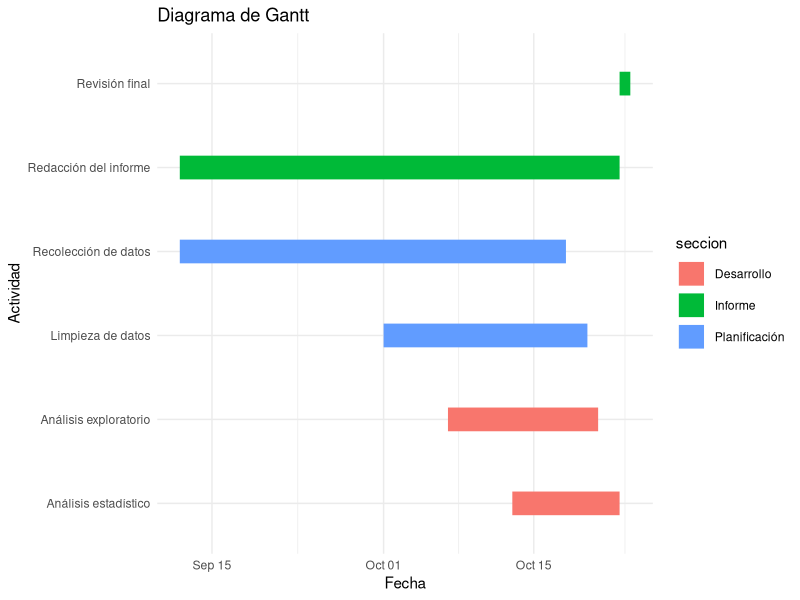
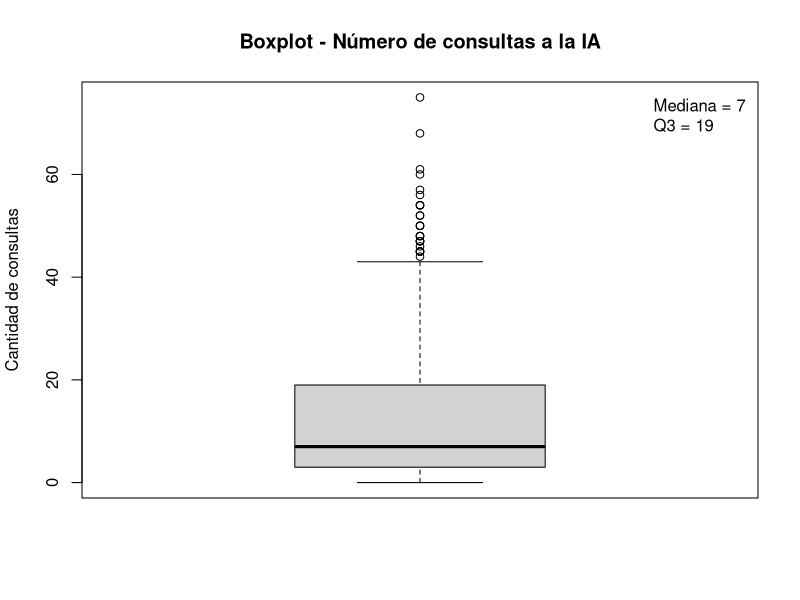
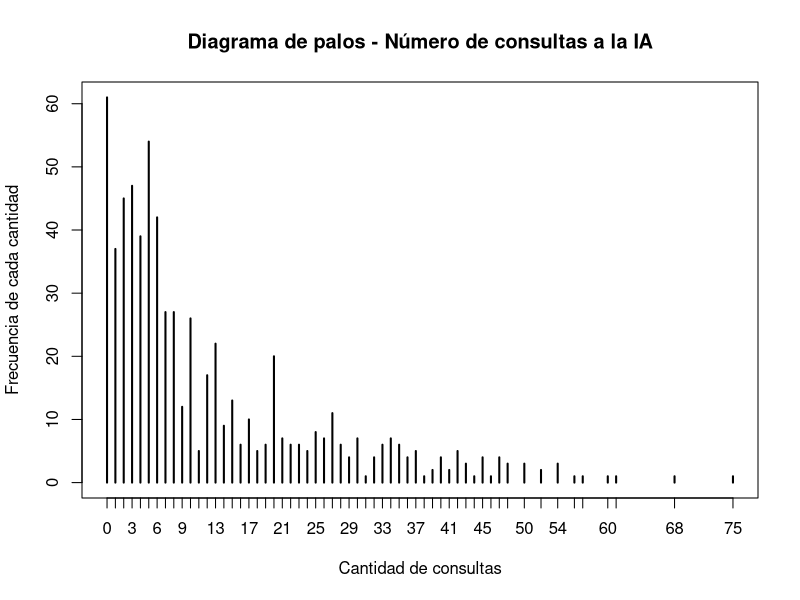
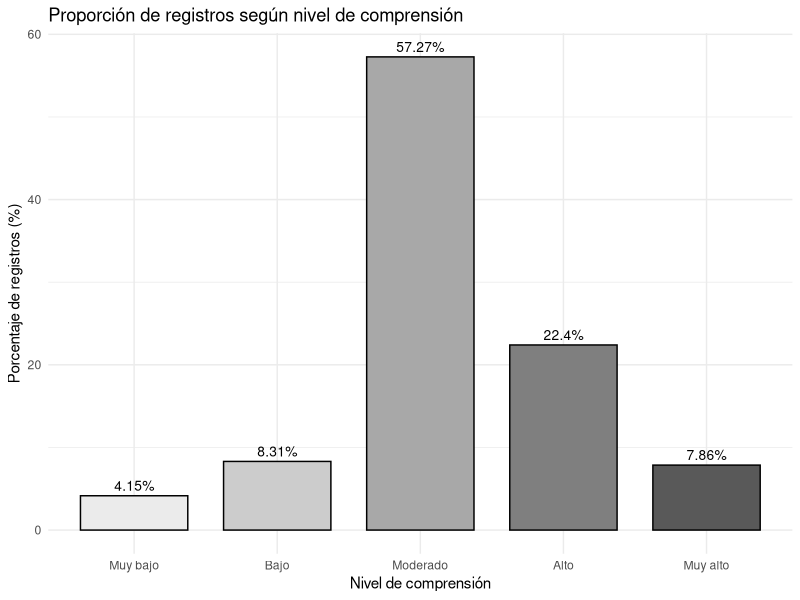
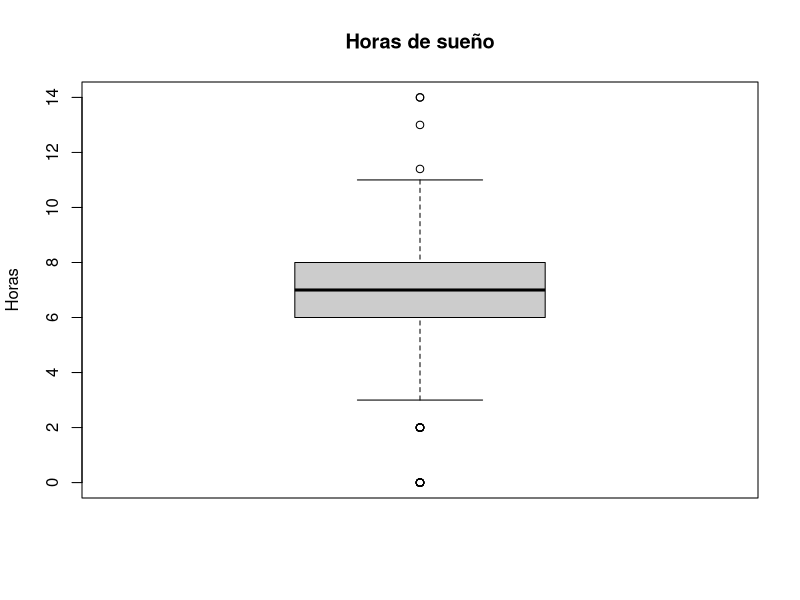
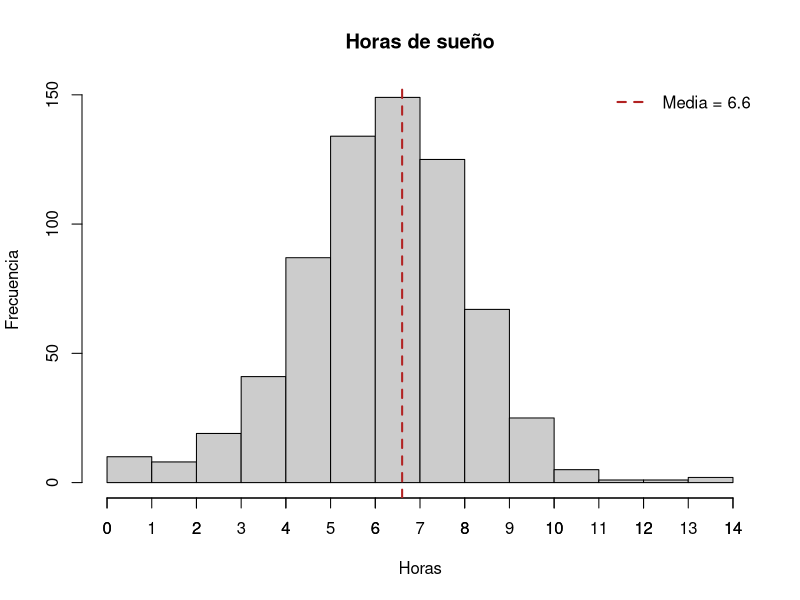
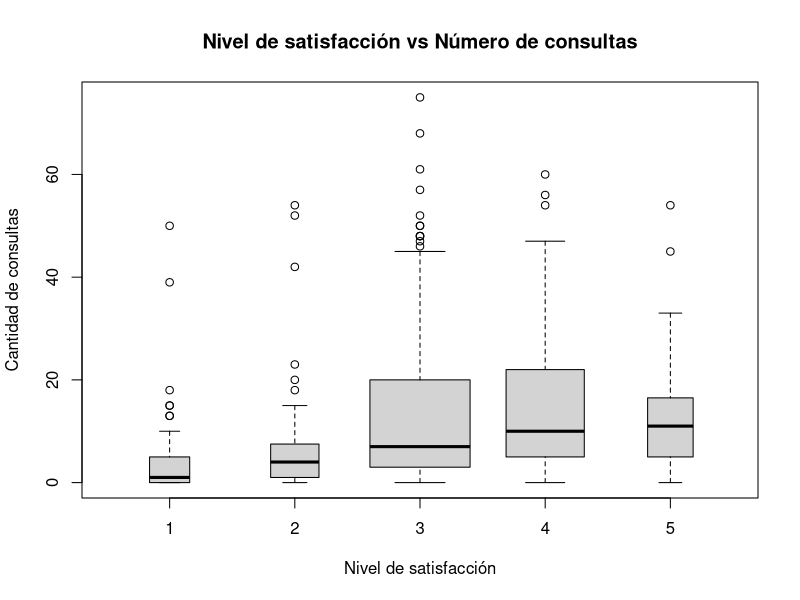
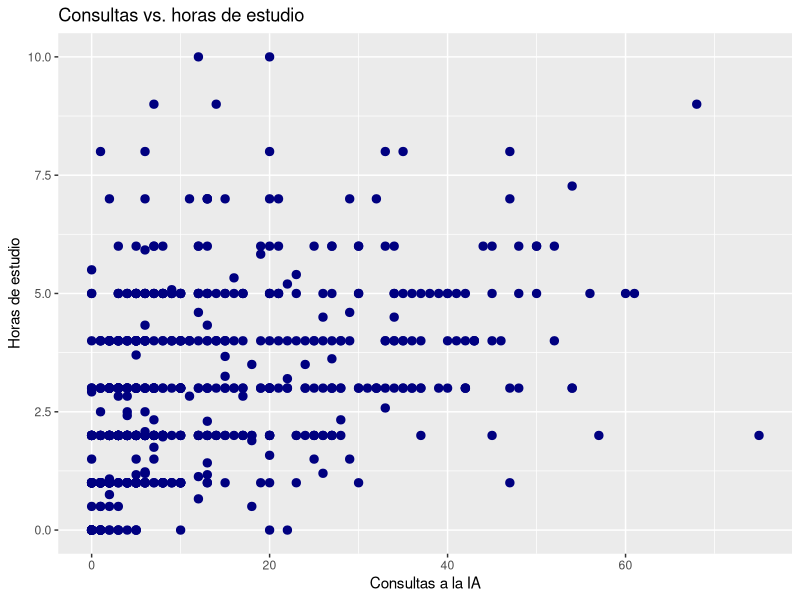

Generate these figures, in order, with R: (Note: this script raises an error after producing the figures.)
## ---- chunk 1
library(readr)
library(dplyr)
library(tidyverse)
library(ggplot2)

tareas <- data.frame(
  tarea = c(
    "Recolección de datos",
    "Limpieza de datos",
    "Análisis exploratorio",
    "Análisis estadístico",
    "Redacción del informe",
    "Revisión final"
  ),
  inicio = as.Date(c(
    "2026-09-12", "2026-10-01", "2026-10-07", "2026-10-13", "2026-09-12", "2026-10-23"
  )),
  fin = as.Date(c(
    "2026-10-18", "2026-10-20", "2026-10-21", "2026-10-23", "2026-10-23", "2026-10-24"
  )),
  seccion = c(
    "Planificación",
    "Planificación",
    "Desarrollo",
    "Desarrollo",
    "Informe",
    "Informe"
  )
)

ggplot(tareas,
       aes(x = inicio,
           xend = fin,
           y = tarea,
           yend = tarea,
           color = seccion)) +
  geom_segment(linewidth = 8) +
  labs(title = "Diagrama de Gantt",
       x = "Fecha",
       y = "Actividad") +
  theme_minimal()
## ---- chunk 2
DF3<-read_csv("DF3.csv")
DF3$comprension <- factor(DF3$comprension,
                          levels = c("Muy bajo", "Bajo", "Moderado", "Alto", "Muy alto"),
                          ordered = TRUE)
## ---- chunk 3
sd(DF3$consultas, na.rm = T) / abs(mean(DF3$consultas, na.rm = T))
## ---- chunk 4
boxplot(DF3$consultas,
        main = "Boxplot - Número de consultas a la IA",
        ylab = "Cantidad de consultas")
legend("topright",
       legend = paste("Mediana =", median(DF3$consultas, na.rm = TRUE), "\nQ3 =", quantile(DF3$consultas, 0.75, na.rm = T, type = 3)), bty = "n")
## ---- chunk 5
plot(table(DF3$consultas),
        main = "Diagrama de palos - Número de consultas a la IA",
        xlab = "Cantidad de consultas",
        ylab = "Frecuencia de cada cantidad")
## ---- chunk 6
table(DF3$comprension)
round(prop.table(table(DF3$comprension)) * 100, 2)
round(cumsum(prop.table(table(DF3$comprension))) * 100, 2)
## ---- chunk 7
DF3 %>%
  count(comprension) %>%
  mutate(p = n / sum(n) * 100) %>%
  ggplot(aes(x = comprension, y = p, fill = comprension)) +
  geom_col(color = "black", width = 0.75) +
  geom_text(aes(label = paste0(round(p, 2), "%")), vjust = -0.5, size = 3.5) +
  scale_fill_manual(values = c("gray92", "gray80", "gray66", "gray50", "gray35")) +
  labs(title = "Proporción de registros según nivel de comprensión",
       x = "Nivel de comprensión", y = "Porcentaje de registros (%)") +
  theme_minimal() +
  theme(legend.position = "none")
## ---- chunk 8
summary(DF3$sueno)
round(sd(DF3$sueno),2)
IQR(DF3$sueno)
round(sd(DF3$sueno) / mean(DF3$sueno),2) #CV
## ---- chunk 9
boxplot(DF3$sueno,
        main = "Horas de sueño",
        ylab = "Horas",
        col = "gray80")
## ---- chunk 10
hist(DF3$sueno,
     main = "Horas de sueño",
     xlab = "Horas",
     col = "gray80",
     ylab = "Frecuencia")
axis(1, at = 0:ceiling(max(DF3$sueno)))
abline(v = mean(DF3$sueno, na.rm = TRUE), col = "firebrick", lwd = 2, lty = 2)
legend("topright",
       legend = paste("Media =", round(mean(DF3$sueno, na.rm = TRUE), 2)),
       col = "firebrick", lty = 2, lwd = 2, bty = "n")
## ---- chunk 11
boxplot(consultas ~ satisfaccion, data = DF3,
        main = "Nivel de satisfacción vs Número de consultas",
        xlab = "Nivel de satisfacción",
        ylab = "Cantidad de consultas",
        varwidth = T)
## ---- chunk 12
quantile(DF3$consultas[DF3$satisfaccion == 3], 0.3, na.rm = T, type = 3)
quantile(DF3$consultas[DF3$satisfaccion == 4], 0.3, na.rm = T, type = 3)
quantile(DF3$consultas[DF3$satisfaccion == 5], 0.3, na.rm = T, type = 3)
## ---- chunk 13
cor.test(DF3$consultas,DF3$estudio,method="spearman")
## ---- chunk 14
ggplot(DF3, aes(x = consultas, y = estudio)) +
  geom_point(color = "navy", size = 2.5) +
  labs(
    title = "Consultas vs. horas de estudio",
    x = "Consultas a la IA",
    y = "Horas de estudio"
  )
## ---- chunk 15
DFC <- DF3[DF3$uso_ia == "Usó IA", ]
DFC$curso <- toupper(DFC$curso)
DFC$uso <- as.character(DFC$uso)
DFC <- DFC[DFC$curso %in% c("CC1105", "CS2031", "CC2101", "CS2013"), ]
DFC <- DFC[DFC$uso %in% c("Resolver ejercicios", "Resumir", "Programar", "Redactar"), ]
nrow(DFC)
## ---- chunk 16
tabla <- table(DFC$curso, DFC$uso)
tabla
round(prop.table(tabla, 1) * 100, 2)
## ---- chunk 17
DFC %>%
  count(curso, uso) %>%
  group_by(curso) %>%
  mutate(p = n / sum(n) * 100) %>%
  ggplot(aes(x = curso, y = p, fill = uso)) +
  geom_col(width = 0.75) +
  geom_text(aes(label = paste0(round(p, 1), "%")),
            position = position_stack(vjust = 0.5), size = 3) +
  scale_fill_manual(values = c("gray92", "gray78", "gray64", "gray50")) +
  labs(title = "Proporción de usos de la IA según el curso",
       x = "Curso", y = "Porcentaje de registros (%)", fill = "Uso principal") +
  theme_minimal()
## ---- chunk 18
DF3 %>%
  filter(uso_ia == "Usó IA") %>%
  mutate(
    uso_g = if_else(uso %in% c("Resolver ejercicios", "Resumir",
                                "Programar", "Redactar", "No usó IA"),
                     as.character(uso), "Otros"),
    ahorro = if_else(tareas == 0, "Sin tareas ahorradas", "Con tareas ahorradas")
  ) %>%
  count(uso_g, ahorro) %>%
  tidyr::pivot_wider(names_from = ahorro, values_from = n, values_fill = 0) %>%
  {
    tabla <- .[, c("uso_g", "Sin tareas ahorradas", "Con tareas ahorradas")]
    m <- t(as.matrix(tabla[, -1]))
    colnames(m) <- tabla$uso_g
    barplot(m,
            main = "Tareas ahorradas según el uso de IA",
            ylab = "Cantidad de registros",
            xlab = "Uso principal",
            col = c("gray85", "gray45"))
    legend("topleft",
           legend = c("Sin ahorro", "Con ahorro"),
           fill = c("gray85", "gray45"),
           cex = 0.8)
  }
## ---- chunk 19
DF3 %>%
  filter(uso_ia == "Usó IA") %>%
  mutate(uso_g = if_else(uso %in% c("Resolver ejercicios", "Resumir",
                                     "Programar", "Redactar", "No usó IA"),
                          as.character(uso), "Otros")) %>%
  group_by(uso_g) %>%
  summarise(
    registros   = n(),
    ta_ahorrada = round(mean(tareas > 0, na.rm = TRUE) * 100,2)
  ) %>%
  rename(Uso = uso_g)
## ---- chunk 20
boxplot(sueno ~ comprension, data = DF3,
        main = "Sueño según comprensión",
        xlab = "Comprensión",
        ylab = "Horas de sueño",
        col = c("gray92", "gray80", "gray66", "gray50", "gray35"))
abline(h = mean(DF3$sueno, na.rm = TRUE), col = "firebrick", lwd = 2, lty = 2)
legend("topright",
       legend = paste("Media =", round(mean(DF3$sueno, na.rm = TRUE), 2)),
       col = "firebrick", lty = 2, lwd = 2, bty = "n")
## ---- chunk 21
DF3%>%group_by(comprension)%>% summarise(n=n(),
    Q1= quantile(sueno, 0.25, na.rm = TRUE),
    Mediana = quantile(sueno, 0.5 ,na.rm = TRUE),
    Q3= quantile(sueno, 0.75, na.rm = TRUE),
    RIC     = IQR(sueno, na.rm = TRUE),
    Media = mean(sueno,na.rm=TRUE),
    CV = (sd(sueno,na.rm=TRUE)/mean(sueno,na.rm=TRUE))
                                         )
## ---- chunk 22
GRUPO <- 6
DF3_grupo <- DF3 %>% filter(Grupo == GRUPO)
nrow(DF3_grupo)
## ---- chunk 23
consultas_cat <- cut(DF3$consultas,
                     breaks = c(0, 1, 11, 21, 31, Inf),
                     right = FALSE,
                     labels = c("Sin uso", "Bajo", "Moderado",
                                "Frecuente", "Muy frecuente"))

frec_con <- table(consultas_cat)
prob_con <- prop.table(frec_con)
frec_con
round(prob_con, 4)
## ---- chunk 24
sum(prob_con)
## ---- chunk 25
barplot(prob_con,
        main = "Probabilidad empírica del nivel de uso de IA",
        xlab = "Nivel de uso (según número de consultas)",
        ylab = "Probabilidad",
        col = "gray70",
        ylim = c(0, 0.6))
## ---- chunk 26
frec_sat <- table(DF3$satisfaccion)
prob_sat <- prop.table(frec_sat)
frec_sat
round(prob_sat, 4)
## ---- chunk 27
sum(prob_sat)
## ---- chunk 28
barplot(prob_sat,
        main = "Probabilidad empírica de la variable satisfacción",
        xlab = "Nivel de satisfacción (1 = muy baja, 5 = muy alta)",
        ylab = "Probabilidad",
        col = "gray70",
        ylim = c(0, 0.6))
## ---- chunk 29
P_A = nrow(DF3 %>% filter(comprension == "Alto")) / nrow(DF3)
paste("Probabilidad de A:", P_A)
## ---- chunk 30
P_B = nrow(DF3 %>% filter(5 <= consultas & consultas <= 15)) / nrow(DF3)
paste("Probabilidad de B:", P_B)
## ---- chunk 31
P_A_dado_B = nrow(DF3 %>% filter(5 <= consultas & consultas <= 15 & comprension == "Alto")) / nrow(DF3 %>% filter(5 <= consultas & consultas <= 15))

P_B_dado_A = nrow(DF3 %>% filter(5 <= consultas & consultas <= 15 & comprension == "Alto")) / nrow(DF3 %>% filter(comprension == "Alto"))

P_B_dado_noA = nrow(DF3 %>% filter(5 <= consultas & consultas <= 15 & comprension != "Alto")) / nrow(DF3 %>% filter(comprension != "Alto"))

P_A_dado_B
## ---- chunk 32
P_A_inter_B<- nrow(DF3 %>% filter(5 <= consultas & consultas <= 15 & comprension == "Alto")) / nrow(DF3)
P_A_inter_B == P_A * P_B
round(P_A_inter_B,4) == round(P_A* P_B,4)
P_A_dado_B==P_A
## ---- chunk 33
P_A_dado_noB <- nrow(DF3 %>% filter(comprension == "Alto", consultas < 5 | consultas > 15)) /
  nrow(DF3 %>% filter(consultas < 5 | consultas > 15))

barplot(c(P_A_dado_B, P_A_dado_noB),
        main = "Probabilidad de A tras la ocurrencia de B o Bc",
        names.arg = c("Probabilidad de A | B", "Probabilidad de A | Bc"),
        col = "steelblue",
        sub = "Las probabilidades son distintas en los registros de la muestra",
        ylim = c(0, 0.25),
        space = 1.5)
abline(h = P_A, col = "red", lty = 2)
legend("topright", legend = "P(A)", col = "red", lty = 2)
## ---- chunk 34
P_A_U_B<-P_A+P_B-P_A_inter_B
P_A_comp<-1-P_A
P_B_comp<-1-P_B

P_A = nrow(DF3 %>% filter(comprension == "Alto")) / nrow(DF3)

P_B = nrow(DF3 %>% filter(5 <= consultas & consultas <= 15)) / nrow(DF3)

#leyes de morgan

P_A_U_B_comp<-1-P_A_U_B
P_A_inter_B_comp<-1-P_A_inter_B
P_A_U_B
P_A_comp
P_B_comp
P_A_U_B_comp
P_A_inter_B_comp

P_A_dif_B<-P_A-P_A_inter_B
P_A_dif_B
P_B_dif_A<-P_B-P_A_inter_B
P_B_dif_A
P_A_dif_Sim_B<-P_A_U_B - P_A_inter_B
P_A_dif_Sim_B
P_A_d_B<-P_A_inter_B/P_B
P_A_d_B
P_A_inter_B
## ---- chunk 35
P_B_dado_A
## ---- chunk 36
P_B_dado_noA
## ---- chunk 37
( P_B_dado_A * P_A ) / ( P_B_dado_A * P_A + P_B_dado_noA * P_A_comp)
## ---- chunk 38
P_A_dado_B
## ---- chunk 39
exito <- DF3$consultas > 20
p <- mean(exito)
q <- 1 - p
## ---- chunk 40
N <- length(exito)
k_all <- 1:N
pmf <- dgeom(k_all - 1, p)
cdf_izq <- pgeom(k_all - 1, p)        # P(X <= k)
cdf_der <- q^(k_all - 1)              # P(X >= k)
sum(pmf)                              # validación: ≈ 1

set.seed(6)
seleccion_geo <- sample(exito, size = 3000, replace = TRUE)
espera <- diff(c(0, which(seleccion_geo)))
ks <- 1:20
emp <- sapply(ks, function(i) mean(espera == i))

par(mfrow = c(1, 2))

# Distribución completa (1 a N)
plot(k_all, pmf, type = "h", xlab = "k", ylab = "P(X = k)",
     main = "Distribución completa (1 a N)")

## ---- chunk 41
# Zoom: teórica vs. empírica
plot(ks, pmf[ks], type = "h", lwd = 3, xlab = "k", ylab = "P(X = k)",
     ylim = c(0, max(pmf[ks], emp)),
     main = "Zoom: teórica vs. empírica")
points(ks, emp, pch = 16, col = "firebrick")
abline(v = 1/p, lty = 2, col = "gray40")
legend("topright", legend = c("Teórica", "Empírica", "E(X)"),
       lty = c(1, NA, 2), pch = c(NA, 16, NA),
       col = c("black", "firebrick", "gray40"), bty = "n")

par(mfrow = c(1, 1))
## ---- chunk 42
# Acumulada hacia la izquierda
plot(ks, cdf_izq[ks], type = "s", xlab = "k", ylab = "P(X <= k)",
     main = "Acumulada hacia la izquierda")
## ---- chunk 43
# Acumulada hacia la derecha
plot(ks, cdf_der[ks], type = "s", xlab = "k", ylab = "P(X >= k)",
     main = "Acumulada hacia la derecha")
## ---- chunk 44
data.frame(k = ks, `P(X=k)` = round(pmf[ks], 4), empirica = round(emp, 4),
           `P(X<=k)` = round(cdf_izq[ks], 4), `P(X>=k)` = round(cdf_der[ks], 4),
           check.names = FALSE)
## ---- chunk 45
n_tar <- 10
p_tar <- mean(DF3$tareas >= 3)
p_tar
## ---- chunk 46
E_tar <- n_tar * p_tar
V_tar <- n_tar * p_tar * (1 - p_tar)
SD_tar <- sqrt(V_tar)
CV_tar <- SD_tar / E_tar
## ---- chunk 47
dbinom(3, n_tar, p_tar)
## ---- chunk 48
pbinom(2, n_tar, p_tar)
## ---- chunk 49
set.seed(6)
n_grupos <- 1000
mezcla <- sample(DF3$tareas, size = n_grupos * n_tar, replace = TRUE)
grupos <- matrix(mezcla >= 3, nrow = n_tar)
exitos <- colSums(grupos)
mean(exitos)
## ---- chunk 50
teorica <- dbinom(0:10, n_tar, p_tar)
empirica <- table(factor(exitos, levels = 0:10)) / length(exitos)

barplot(rbind(teorica, empirica),
        beside = TRUE,
        names.arg = 0:10,
        col = c("gray40", "gray80"),
        legend.text = c("Binomial", "Datos"),
        main = "Binomial vs. datos",
        xlab = "Número de registros con 3 o más tareas (de 10)",
        ylab = "Probabilidad")
## ---- chunk 51
k_all <- 0:n_tar
pmf <- dbinom(k_all, n_tar, p_tar)

par(mfrow = c(1, 1))

# Distribución completa (0 a 10)
plot(k_all, pmf, type = "h", xlab = "k", ylab = "P(X = k)",
     main = "Distribución completa (0 a 10)")

## ---- chunk 52
#Datos basicos
media_ <- mean(DF3$sueno,na.rm=TRUE)
mediana_<-median(DF3$sueno,na.rm=TRUE)
var_<-var(DF3$sueno,na.rm=TRUE)
sd_ <- sd(DF3$sueno,na.rm=TRUE)
lambda_ <- 1 / media_
min_ <- min(DF3$sueno,na.rm=TRUE)
max_ <- max(DF3$sueno,na.rm=TRUE)

cv_<-(sd_/media_)*100

# con probability= TRUE sirve para el cambio de escala para que represente la densidad de probabilidad

hist(DF3$sueno, probability = TRUE, col = "lightgray", border = "white",
     main = "Distribuciones Continuas",
     xlab = "Horas de sueño", ylab = "Densidad" )

# Normal

#el uso de dnorm() es la funcion de densidad de la probabilidad normal el cual usa x que es la variable independiente, despues el caso de from y to definen los limites de calculo y dibujo

curve(dnorm(x, mean = media_, sd = sd_), col = "forestgreen", lwd = 2, add = TRUE, from = min_, to = max_)

# Exponencial

# el uso de lambda es debido a la teoria que relaciona la media y la tasa

curve(dexp(x, rate = lambda_), col = "dodgerblue", lwd = 2, add = TRUE, from = min_, to = max_)

# Uniforme

# El uso de min y max es debido a la propia formula de la densidad de probabilidad

curve(dunif(x, min = min_, max = max_), col = "purple", lwd = 2, add = TRUE, from = min_, to = max_)

legend("topright", legend = c("Distribución Normal", "Distribucion Exponencial", "Distribucion Uniforme"),
       col = c("forestgreen", "dodgerblue","purple"), lty=1, lwd=2)
## ---- chunk 53
cv_
## ---- chunk 54
max_-min_
sd_*sqrt(12)

sd_^2
((max_-min_)^2)/12
## ---- chunk 55
sd_
media_
## ---- chunk 56
hist(DF3$sueno, probability = TRUE, col = "lightgray", border = "white",
     main = "Distribución Teórica VS Densidad Muestral",
     xlab = "Horas de sueño", ylab = "Densidad" )

curve(dnorm(x, mean = media_, sd = sd_), col = "forestgreen", lwd = 2, add = TRUE, from = min_, to = max_)

legend("topright", legend = c("Distribución Normal"),
       col = c("forestgreen"), lty=1, lwd=2)
## ---- chunk 57
prob_4_teo<-pnorm(q=4,mean=media_, sd=sd_)
prob_4_teo
## ---- chunk 58
prob_4_empirica<-mean(DF3$sueno<=4,na.rm=TRUE)
prob_4_empirica

prob_4_empirica-prob_4_teo
## ---- chunk 59
estudio <- DF3$estudio

media_estudio <- mean(estudio, na.rm = TRUE)
min_estudio <- min(estudio, na.rm = TRUE)
max_estudio <- max(estudio, na.rm = TRUE)
prom_estudio <- mean(estudio, na.rm = TRUE)
std_estudio <- sd(estudio, na.rm = TRUE)
lambda_estudio <- 1 / media_estudio

hist(estudio, probability = TRUE,
     main = "Distribuciones Continuas VS Densidad Muestral",
     xlab = "Número de horas diarias de estudio", ylab = "Densidad muestral")

# Normal
curve(dnorm(x, mean = media_estudio, sd = std_estudio), col = "forestgreen", lwd = 2, add = TRUE, from = min_estudio, to = max_estudio)

# Exponencial
curve(dexp(x, rate = lambda_estudio), col = "dodgerblue", lwd = 2, add = TRUE, from = min_estudio, to = max_estudio)

# Uniforme
curve(dunif(x, min = min_estudio, max = max_estudio), col = "purple", lwd = 2, add = TRUE, from = min_estudio, to = max_estudio)

legend("topright", legend = c("Distribución Normal", "Distribución Exponencial", "Distribución Uniforme"),
       col = c("forestgreen", "dodgerblue", "purple"), lwd = c(3, 3, 3), lty = c(1, 1, 1))
## ---- chunk 60
paste("Esperanza Uniforme:", (min_estudio + max_estudio) / 2)
paste("Promedio Muestral:", prom_estudio)
## ---- chunk 61
paste("Varianza Uniforme:", (max_estudio - min_estudio)^2 / 12)
paste("Varianza Muestral:", std_estudio^2)
## ---- chunk 62
median(estudio, na.rm = T)
prom_estudio
## ---- chunk 63
paste("Esperanza Exponencial:", 1 / lambda_estudio)
paste("Promedio Muestral:", prom_estudio)
## ---- chunk 64
paste("Varianza Exponencial:", 1 / lambda_estudio^2)
paste("Varianza Muestral:", std_estudio^2)
## ---- chunk 65
hist(estudio, probability = TRUE,
     main = "Distribución Teórica VS Densidad Muestral",
     xlab = "Número de horas diarias de estudio", ylab = "Densidad muestral")

# Exponencial
curve(dexp(x, rate = lambda_estudio), col = "dodgerblue", lwd = 2, add = TRUE, from = min_estudio, to = max_estudio)
## ---- chunk 66
v1 <- pexp(8, lambda_estudio) - pexp(5, lambda_estudio)
v1
## ---- chunk 67
v2 <- nrow(DF3 %>% filter(5 < estudio & estudio <= 8)) / nrow(DF3)
v2
